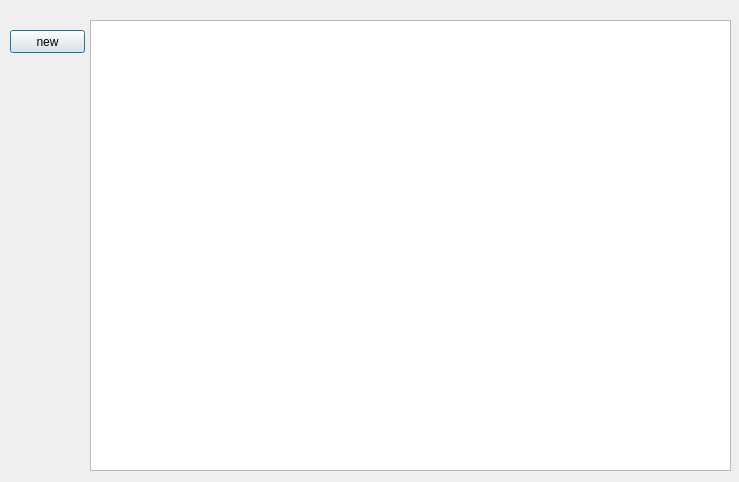
<?xml version="1.0" encoding="UTF-8"?>
<ui version="4.0">
 <class>Dialog</class>
 <widget class="QDialog" name="Dialog">
  <property name="geometry">
   <rect>
    <x>0</x>
    <y>0</y>
    <width>739</width>
    <height>482</height>
   </rect>
  </property>
  <property name="windowTitle">
   <string>Dialog</string>
  </property>
  <widget class="QGraphicsView" name="graphicsView">
   <property name="geometry">
    <rect>
     <x>90</x>
     <y>20</y>
     <width>641</width>
     <height>451</height>
    </rect>
   </property>
  </widget>
  <widget class="QPushButton" name="pushButton">
   <property name="geometry">
    <rect>
     <x>10</x>
     <y>30</y>
     <width>75</width>
     <height>23</height>
    </rect>
   </property>
   <property name="text">
    <string>new</string>
   </property>
  </widget>
 </widget>
 <layoutdefault spacing="6" margin="11"/>
 <resources/>
 <connections/>
</ui>
